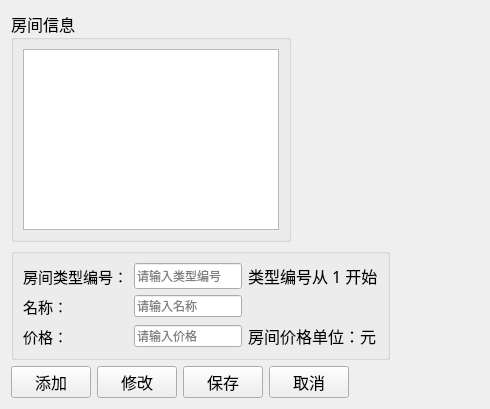
<?xml version="1.0" encoding="UTF-8"?>
<ui version="4.0">
 <class>ModiftRoomPrice</class>
 <widget class="QWidget" name="ModiftRoomPrice">
  <property name="geometry">
   <rect>
    <x>0</x>
    <y>0</y>
    <width>490</width>
    <height>409</height>
   </rect>
  </property>
  <property name="windowTitle">
   <string>Form</string>
  </property>
  <layout class="QVBoxLayout" name="verticalLayout_4">
   <item>
    <layout class="QVBoxLayout" name="verticalLayout_3">
     <item>
      <layout class="QHBoxLayout" name="horizontalLayout_5">
       <item>
        <widget class="QGroupBox" name="groupBox">
         <property name="font">
          <font>
           <family>楷体</family>
           <pointsize>12</pointsize>
          </font>
         </property>
         <property name="title">
          <string>房间信息</string>
         </property>
         <layout class="QVBoxLayout" name="verticalLayout">
          <item>
           <widget class="QTableView" name="tableView"/>
          </item>
         </layout>
        </widget>
       </item>
       <item>
        <widget class="QLabel" name="label_6">
         <property name="sizePolicy">
          <sizepolicy hsizetype="Expanding" vsizetype="Expanding">
           <horstretch>0</horstretch>
           <verstretch>0</verstretch>
          </sizepolicy>
         </property>
         <property name="styleSheet">
          <string notr="true">image: url(:/image/house/1.jpg);</string>
         </property>
         <property name="text">
          <string/>
         </property>
        </widget>
       </item>
      </layout>
     </item>
     <item>
      <layout class="QHBoxLayout" name="horizontalLayout">
       <item>
        <layout class="QHBoxLayout" name="horizontalLayout_3">
         <item>
          <widget class="QGroupBox" name="groupBox_2">
           <property name="title">
            <string/>
           </property>
           <layout class="QVBoxLayout" name="verticalLayout_2">
            <item>
             <layout class="QGridLayout" name="gridLayout">
              <item row="1" column="1">
               <widget class="QLineEdit" name="lineEditName">
                <property name="sizePolicy">
                 <sizepolicy hsizetype="Maximum" vsizetype="Fixed">
                  <horstretch>0</horstretch>
                  <verstretch>0</verstretch>
                 </sizepolicy>
                </property>
                <property name="placeholderText">
                 <string>请输入名称</string>
                </property>
               </widget>
              </item>
              <item row="2" column="0">
               <widget class="QLabel" name="label_3">
                <property name="font">
                 <font>
                  <family>楷体</family>
                  <pointsize>11</pointsize>
                 </font>
                </property>
                <property name="text">
                 <string>价格：</string>
                </property>
               </widget>
              </item>
              <item row="2" column="1">
               <widget class="QLineEdit" name="lineEditPrice">
                <property name="sizePolicy">
                 <sizepolicy hsizetype="Maximum" vsizetype="Fixed">
                  <horstretch>0</horstretch>
                  <verstretch>0</verstretch>
                 </sizepolicy>
                </property>
                <property name="placeholderText">
                 <string>请输入价格</string>
                </property>
               </widget>
              </item>
              <item row="0" column="0">
               <widget class="QLabel" name="label">
                <property name="font">
                 <font>
                  <family>楷体</family>
                  <pointsize>11</pointsize>
                 </font>
                </property>
                <property name="text">
                 <string>房间类型编号：</string>
                </property>
               </widget>
              </item>
              <item row="0" column="1">
               <widget class="QLineEdit" name="lineEditNo">
                <property name="sizePolicy">
                 <sizepolicy hsizetype="Maximum" vsizetype="Fixed">
                  <horstretch>0</horstretch>
                  <verstretch>0</verstretch>
                 </sizepolicy>
                </property>
                <property name="minimumSize">
                 <size>
                  <width>40</width>
                  <height>26</height>
                 </size>
                </property>
                <property name="placeholderText">
                 <string>请输入类型编号</string>
                </property>
               </widget>
              </item>
              <item row="1" column="0">
               <widget class="QLabel" name="label_2">
                <property name="font">
                 <font>
                  <family>楷体</family>
                  <pointsize>11</pointsize>
                 </font>
                </property>
                <property name="text">
                 <string>名称：</string>
                </property>
               </widget>
              </item>
              <item row="0" column="2">
               <widget class="QLabel" name="label_4">
                <property name="font">
                 <font>
                  <family>楷体</family>
                  <pointsize>12</pointsize>
                 </font>
                </property>
                <property name="text">
                 <string>类型编号从 1 开始</string>
                </property>
               </widget>
              </item>
              <item row="2" column="2">
               <widget class="QLabel" name="label_5">
                <property name="font">
                 <font>
                  <family>楷体</family>
                  <pointsize>12</pointsize>
                 </font>
                </property>
                <property name="text">
                 <string>房间价格单位：元</string>
                </property>
               </widget>
              </item>
             </layout>
            </item>
           </layout>
          </widget>
         </item>
        </layout>
       </item>
       <item>
        <spacer name="horizontalSpacer_4">
         <property name="orientation">
          <enum>Qt::Horizontal</enum>
         </property>
         <property name="sizeHint" stdset="0">
          <size>
           <width>40</width>
           <height>20</height>
          </size>
         </property>
        </spacer>
       </item>
      </layout>
     </item>
     <item>
      <layout class="QHBoxLayout" name="horizontalLayout_4">
       <item>
        <layout class="QHBoxLayout" name="horizontalLayout_2">
         <item>
          <widget class="QPushButton" name="pbnAdd">
           <property name="sizePolicy">
            <sizepolicy hsizetype="Maximum" vsizetype="Fixed">
             <horstretch>0</horstretch>
             <verstretch>0</verstretch>
            </sizepolicy>
           </property>
           <property name="minimumSize">
            <size>
             <width>80</width>
             <height>0</height>
            </size>
           </property>
           <property name="font">
            <font>
             <family>楷体</family>
             <pointsize>12</pointsize>
            </font>
           </property>
           <property name="cursor">
            <cursorShape>OpenHandCursor</cursorShape>
           </property>
           <property name="text">
            <string>添加</string>
           </property>
          </widget>
         </item>
         <item>
          <widget class="QPushButton" name="pbnModify">
           <property name="sizePolicy">
            <sizepolicy hsizetype="Maximum" vsizetype="Fixed">
             <horstretch>0</horstretch>
             <verstretch>0</verstretch>
            </sizepolicy>
           </property>
           <property name="minimumSize">
            <size>
             <width>80</width>
             <height>0</height>
            </size>
           </property>
           <property name="font">
            <font>
             <family>楷体</family>
             <pointsize>12</pointsize>
            </font>
           </property>
           <property name="cursor">
            <cursorShape>OpenHandCursor</cursorShape>
           </property>
           <property name="text">
            <string>修改</string>
           </property>
          </widget>
         </item>
         <item>
          <widget class="QPushButton" name="pbnSave">
           <property name="sizePolicy">
            <sizepolicy hsizetype="Maximum" vsizetype="Fixed">
             <horstretch>0</horstretch>
             <verstretch>0</verstretch>
            </sizepolicy>
           </property>
           <property name="minimumSize">
            <size>
             <width>80</width>
             <height>0</height>
            </size>
           </property>
           <property name="font">
            <font>
             <family>楷体</family>
             <pointsize>12</pointsize>
            </font>
           </property>
           <property name="cursor">
            <cursorShape>OpenHandCursor</cursorShape>
           </property>
           <property name="text">
            <string>保存</string>
           </property>
          </widget>
         </item>
         <item>
          <widget class="QPushButton" name="pbnCancel">
           <property name="sizePolicy">
            <sizepolicy hsizetype="Maximum" vsizetype="Fixed">
             <horstretch>0</horstretch>
             <verstretch>0</verstretch>
            </sizepolicy>
           </property>
           <property name="minimumSize">
            <size>
             <width>80</width>
             <height>23</height>
            </size>
           </property>
           <property name="font">
            <font>
             <family>楷体</family>
             <pointsize>12</pointsize>
            </font>
           </property>
           <property name="cursor">
            <cursorShape>OpenHandCursor</cursorShape>
           </property>
           <property name="text">
            <string>取消</string>
           </property>
          </widget>
         </item>
        </layout>
       </item>
       <item>
        <spacer name="horizontalSpacer_3">
         <property name="orientation">
          <enum>Qt::Horizontal</enum>
         </property>
         <property name="sizeHint" stdset="0">
          <size>
           <width>40</width>
           <height>20</height>
          </size>
         </property>
        </spacer>
       </item>
      </layout>
     </item>
    </layout>
   </item>
  </layout>
 </widget>
 <resources/>
 <connections/>
</ui>
